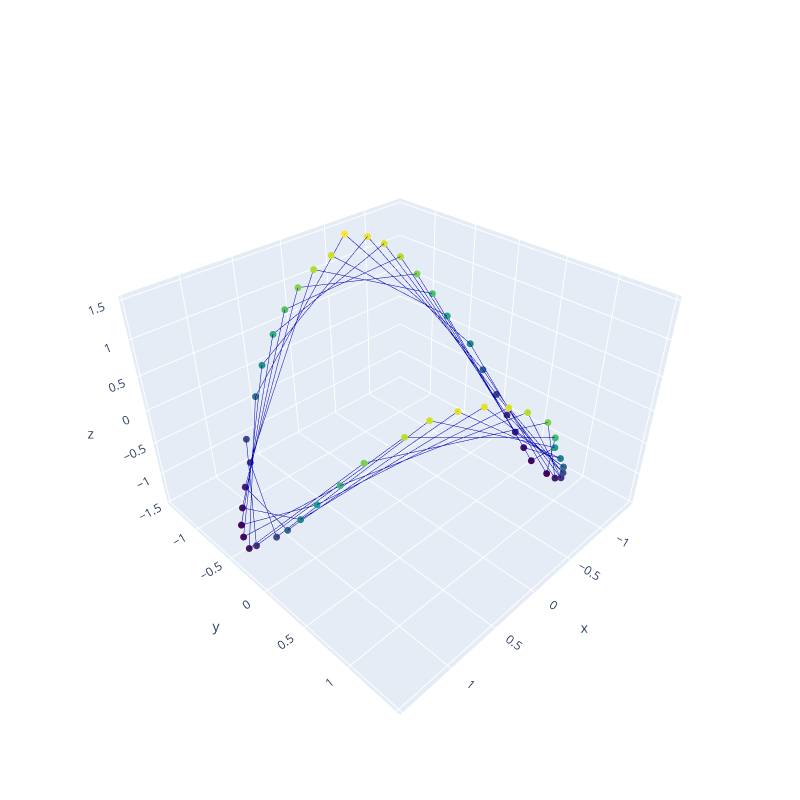

Notebook code cell kept with this figure:
### Code cell
element=5
skip=10
print('delay = ',delay[element])
data=specified_valid_vowel_list[element]
if delay[element]*M>len(data):
    delay[element]=int(np.floor(len(data)/M))
if delay[element]==0:
    delay[element]=1
point_Cloud=timedelay.TimeDelayEmbedding(M, delay[element], skip)
Points=point_Cloud(data)
X=StandardScaler().fit_transform(Points)
pca=PCA(n_components=3,whiten=True)
X_PCA=pca.fit_transform(X)
print(pca.explained_variance_ratio_)


point_Cloud=timedelay.TimeDelayEmbedding(M,delay[element],skip)
Points=point_Cloud(data)
print(len(Points))
t=time.time()
dgms = ripser(Points,maxdim=1)['dgms']
print('The computation time = ',time.time()-t)
plot_diagrams(dgms,lifetime=True)

dgms=dgms[1]
persistent_time=[ele[1]-ele[0] for ele in dgms]            
index=argmax(persistent_time)
birth_date=[ele[0] for ele in dgms]
lifetime=persistent_time[index]
print('maximal lifetime = ', lifetime)

fig = go.Figure(data=go.Scatter3d(
    x=X_PCA[:,0], y=X_PCA[:,1], z=X_PCA[:,2],
    marker=dict(
        size=4,
        color=X_PCA[:,2],
        colorscale='Viridis',#'sunset','thermal',
    ),
    line=dict(
        color='#0000b3',
        width=1
    )
))

fig.update_layout(
    width=800,
    height=800,
    template='plotly',
    autosize=False,
    scene=dict(
        camera=dict(
            up=dict(
                x=0,
                y=0,
                z=1
            ),
            eye=dict(
                x=1.2,
                y=1.2,
                z=1.2,
            )
        ),
        aspectratio = dict( x=1, y=1, z=0.7 ),
        aspectmode = 'manual',
    ),
)
fig.show()

### Figure 1 — Plotly figure (JSON) as saved in the notebook; plotly's stock layout.template omitted (floating-point values rounded to 4 significant figures)
{"data": [{"line": {"color": "#0000b3", "width": 1}, "marker": {"color": [1.266, 0.3177, -1.365, 0.1703, 1.27, -0.7237, -0.98, 1.112, 0.6169, -1.32, -0.1514, 1.355, -0.4373, -1.188, 0.9086, 0.8807, -1.205, -0.4549, 1.366, -0.1264, -1.324, 0.6555, 1.113, -1.033, -0.7365, 1.305, 0.197, -1.392, 0.3749, 1.295, -0.7864, -1.022, 1.156, 0.5441, -1.377, 0.0273, 1.406, -0.4784, -1.232, 0.8941, 0.8573, -1.28, -0.3351, 1.466, -0.1079, -1.433, 0.5559, 1.19, -1.034, -0.7786], "colorscale": [[0, "#440154"], [0.1111, "#482878"], [0.2222, "#3e4989"], [0.3333, "#31688e"], [0.4444, "#26828e"], [0.5556, "#1f9e89"], [0.6667, "#35b779"], [0.7778, "#6ece58"], [0.8889, "#b5de2b"], [1, "#fde725"]], "size": 4}, "type": "scatter3d", "x": [-0.387, -1.188, -1.209, -0.3484, 0.8293, 1.38, 0.8796, -0.2245, -1.13, -1.288, -0.5145, 0.6946, 1.386, 1.023, -0.06656, -1.06, -1.341, -0.6698, 0.549, 1.376, 1.149, 0.08726, -0.9738, -1.376, -0.8131, 0.3989, 1.339, 1.257, 0.2436, -0.8754, -1.384, -0.9535, 0.2356, 1.268, 1.334, 0.4207, -0.7577, -1.375, -1.063, 0.01852, 1.174, 1.411, 0.5667, -0.5811, -1.332, -1.206, -0.1442, 1.01, 1.435, 0.7944], "y": [-1.263, -0.5495, 0.5762, 1.314, 1.1, 0.04924, -1.027, -1.324, -0.6964, 0.4212, 1.281, 1.211, 0.2209, -0.9291, -1.367, -0.8357, 0.2674, 1.231, 1.303, 0.3873, -0.812, -1.386, -0.969, 0.1233, 1.156, 1.382, 0.5465, -0.6834, -1.385, -1.083, -0.03293, 1.065, 1.419, 0.7224, -0.5404, -1.352, -1.179, -0.2171, 0.9428, 1.447, 0.8584, -0.3374, -1.297, -1.294, -0.364, 0.7645, 1.425, 1.059, -0.1723, -1.179], "z": [1.266, 0.3177, -1.365, 0.1703, 1.27, -0.7237, -0.98, 1.112, 0.6169, -1.32, -0.1514, 1.355, -0.4373, -1.188, 0.9086, 0.8807, -1.205, -0.4549, 1.366, -0.1264, -1.324, 0.6555, 1.113, -1.033, -0.7365, 1.305, 0.197, -1.392, 0.3749, 1.295, -0.7864, -1.022, 1.156, 0.5441, -1.377, 0.0273, 1.406, -0.4784, -1.232, 0.8941, 0.8573, -1.28, -0.3351, 1.466, -0.1079, -1.433, 0.5559, 1.19, -1.034, -0.7786]}], "layout": {"autosize": false, "height": 800, "scene": {"aspectmode": "manual", "aspectratio": {"x": 1, "y": 1, "z": 0.7}, "camera": {"eye": {"x": 1.2, "y": 1.2, "z": 1.2}, "up": {"x": 0, "y": 0, "z": 1}}}, "width": 800}}
